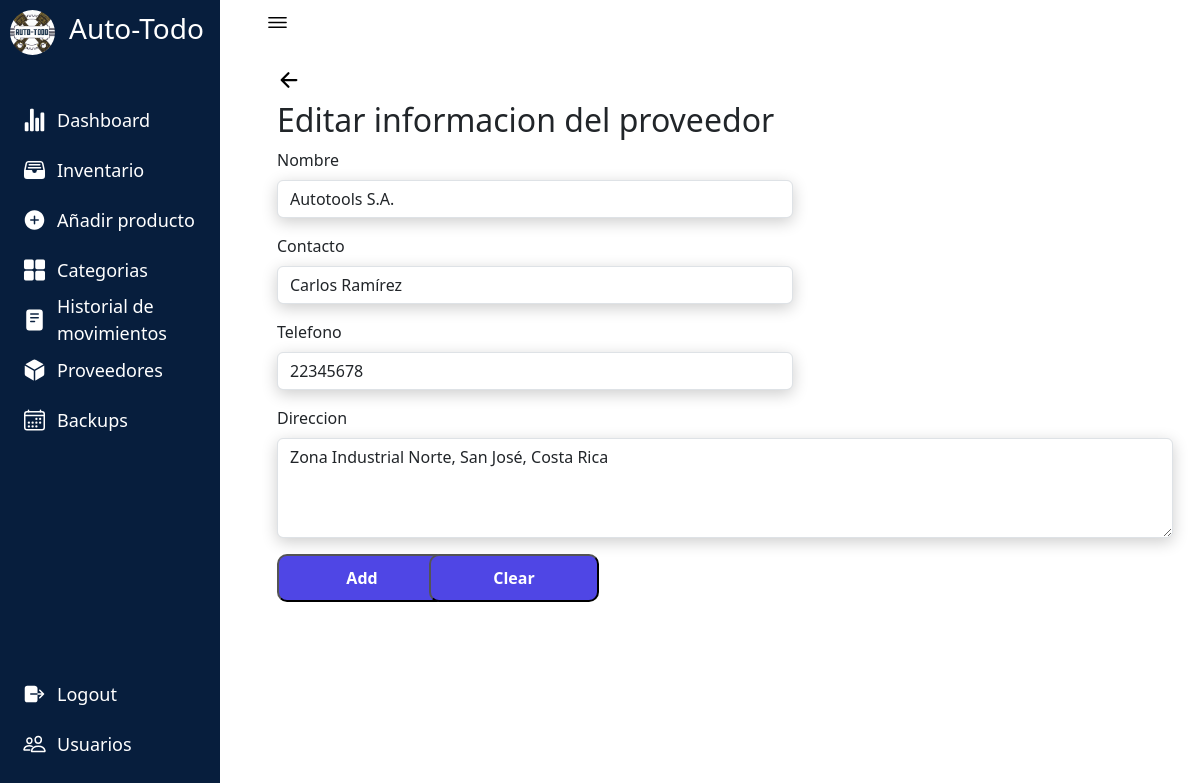
Page /controllers/editsupplier.php?editid=1 (signed in) on the committed database.
### tables this page shows
CREATE TABLE `proveedor` (
  `id_proveedor` int(11) NOT NULL AUTO_INCREMENT,
  `nombre` varchar(100) DEFAULT NULL,
  `contacto` varchar(100) DEFAULT NULL,
  `direccion` varchar(150) DEFAULT NULL,
  `telefono` int(11) DEFAULT NULL,
  PRIMARY KEY (`id_proveedor`)
);

### controllers/editsupplier.php (the view, shortened to what this page needs)
<?php
require_once "../system/config.php";
?>
<!DOCTYPE html>
<html lang="en">
<head>
    <link rel="stylesheet" href="../assets/css/testin3.css">
    <link href="https://cdn.jsdelivr.net/npm/bootstrap@5.3.1/dist/css/bootstrap.min.css" rel="stylesheet">
</head>
<body>
    <?php
        include '../includes/sidebar_admin.php';
    ?>
    <section class="dashboard">
        <div class="top">
            <ion-icon class="navToggle" name="menu-outline"></ion-icon>
        </div>
        <div class="content-wrapper">
            <div class="container">
                <div class="row">
                    <div class="col-lg-12 col-offset-2">
                        <a href="../views/Suppliers.php" style="font-size: 24px; text-decoration:none; color:black;">
                            <ion-icon name="arrow-back-outline"></ion-icon>
                        </a>
                        <div class="page-header">
                            <h2>Editar informacion del proveedor</h2>
                        </div>
                        <div>
                            <form class="row g-3" method="POST" id="categoryForm">
                                <?php
                            $eid = isset($_GET['editid']) ? $_GET['editid'] : '';
                            $sql = mysqli_query($conn, "SELECT * FROM proveedor WHERE id_proveedor='$eid'");
                            while ($row = mysqli_fetch_array($sql)) {
                            ?>
                                <div class="col-md-7">
                                    <label for="supplier_name" class="form-label">Nombre</label>
                                    <input type="text" name="nombre" value="<?php echo $row['nombre'];?>"
                                        id="category_name" class="form-control" required="" placeholder="">
                                </div>
                                <div class="col-md-7">
                                    <label for="supplier_contact" class="form-label">Contacto</label>
                                    <input type="text" name="contacto" value="<?php echo $row['contacto'];?>"
                                        id="category_name" class="form-control" required="" placeholder="">
                                </div>
                                <div class="col-md-7">
                                    <label for="supplier_phone" class="form-label">Telefono</label>
                                    <input type="text" name="telefono" value="<?php echo $row['telefono'];?>"
                                        id="category_name" class="form-control" required="" placeholder="">
                                </div>
                                <div class="col-md-12">
                                    <label class="form-label">Direccion</label>
                                    <textarea name="direccion" id="supplier_direction" class="form-control"
                                        required="" placeholder=""
                                        style="height: 100px"><?php echo $row['direccion'];?></textarea>
                                </div>
                                <?php } ?>
                                <div class="col-md-2">
                                    <button type="submit" name="update" class="allButton">Add</button>
                                </div>
                                <div class="col-md-2">
                                    <button type="button" class="allButton" onclick="clearCategoryForm()">
                                        Clear
                                    </button>
                                </div>
                            </form>
                        </div>
                    </div>
                </div>
            </div>
        </div>
    </section>
</body>
</html>

### assets/css/testin3.css (style rules this page uses)
* { margin: 0; padding: 0; box-sizing: border-box; }
:root { --primary-color:#071e3d; --nav-color: #071e3d; --dash-color: #fff; --logo-color: #fff; --text-color: #000; --text-color-light: #333; --white: #fff; --border-color: #ccc; --toggle-color: #fff; --title-icon-color: #fff; --time-03: all 0.3s linear; --time-02: all 0.2s linear; }
body { width: 100%; min-height: 100vh; background-color: var(--dash-color); font-family: 'Poppins', sans-serif; }
.dashboard { position: relative; left: 250px; width: calc(100% - 250px); min-height: 100vh; background-color: var(--dash-color); padding: 10px 15px; transition: var(--time-03); }
.dashboard .top { position: fixed; background-color: var(--dash-color); display: flex; justify-content: space-between; align-items: center; left: 250px; top: 0; padding: 10px 15px; width: calc(100% - 250px); transition: var(--time-03); z-index: 100; }
.dashboard .top .navToggle { font-size: 25px; color: var(--text-color); cursor: pointer; }
.container { padding:1%; background-color: white; margin-top:5%; transition: border-radius 0.5s cubic-bezier(0.175, 0.885, 0.32, 1.275); }
.content-wrapper { margin-top: 20px; transition: all 0.3s ease-in-out; }
.dashboard .content-wrapper { top: 0; transition: var(--time-03); }
input { box-shadow: 0 4px 16px rgba(0, 0, 0, 0.2); }
textarea { box-shadow: 0 4px 16px rgba(0, 0, 0, 0.2); }
.allButton { display: inline-block; padding: 10px 20px; text-decoration: none; color: #fff; background-color:#4F46E5; border-radius:10px; width:170px; text-align:center; font-weight: bold; }

### rows in the picture
proveedor: nombre "Autotools S.A.", contacto "Carlos Ramírez", telefono "22345678", direccion "Zona Industrial Norte, San José, Costa Rica"
